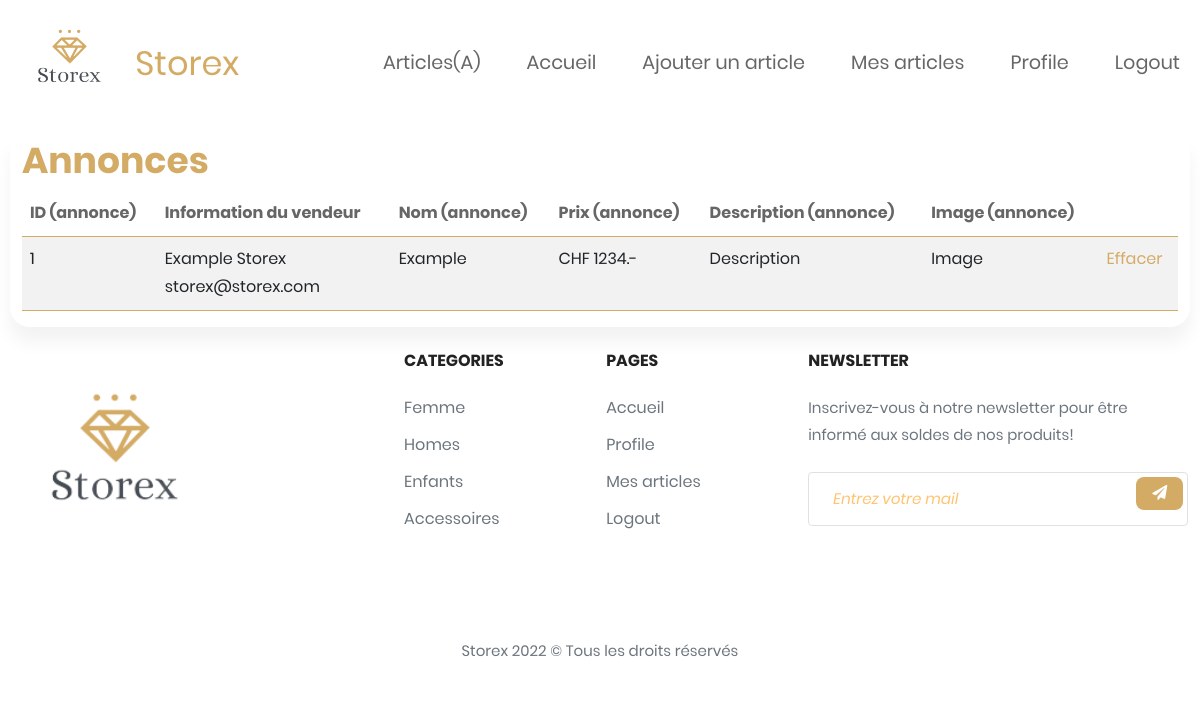
Before: /index.php?action=ManagerArticles (signed in) with the older database file.
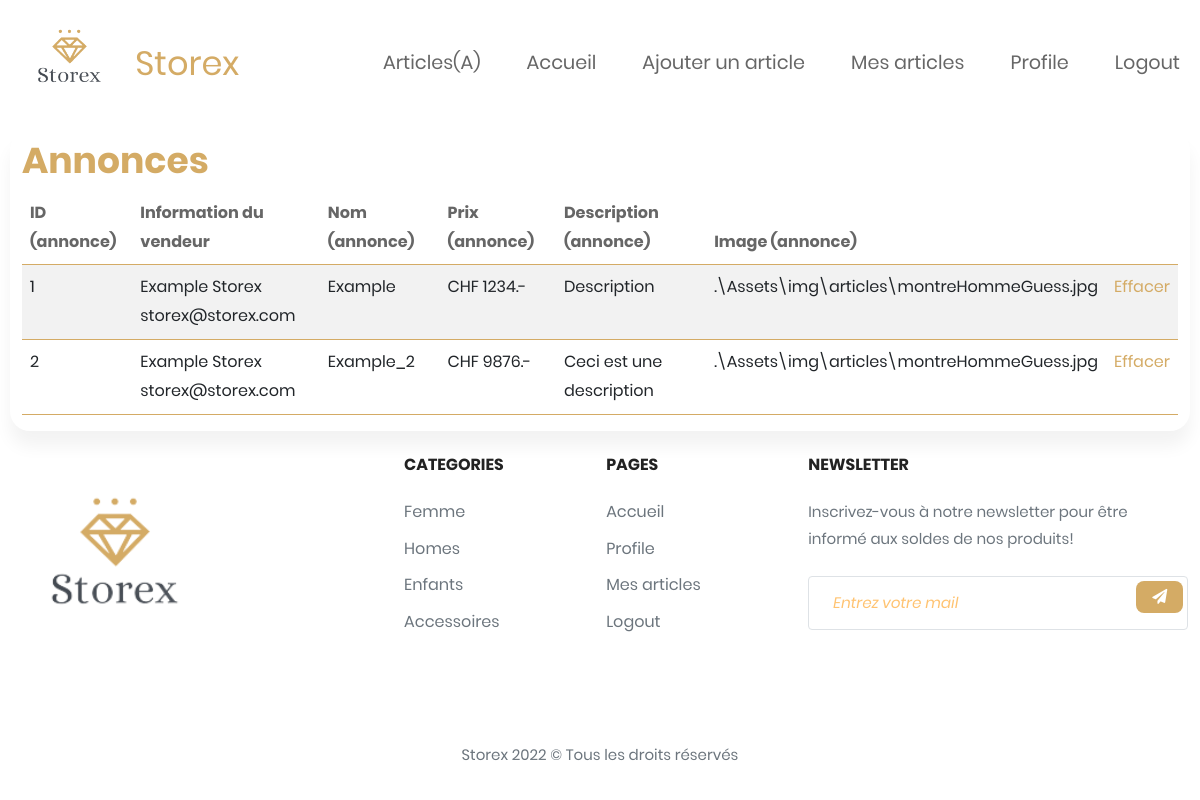
After: the same page with the newer database file.
### tables this page shows
CREATE TABLE IF NOT EXISTS `articles`
(
    `ID`          INT           NOT NULL AUTO_INCREMENT,
    `Name`        VARCHAR(45)   NOT NULL,
    `Price`       DECIMAL(10)   NOT NULL,
    `Description` VARCHAR(1000) NULL,
    `Image`       VARCHAR(50)   NOT NULL,
    `user_ID`     INT           NOT NULL,
    PRIMARY KEY (`ID`),
    UNIQUE INDEX `ID_UNIQUE` (`ID` ASC) VISIBLE,
    INDEX `fk_articles_user1_idx` (`user_ID` ASC) VISIBLE,
    CONSTRAINT `fk_articles_user1`
        FOREIGN KEY (`user_ID`)
            REFERENCES `users` (`ID`)
            ON DELETE NO ACTION
            ON UPDATE NO ACTION
);

CREATE TABLE IF NOT EXISTS `users`
(
    `ID`          INT          NOT NULL AUTO_INCREMENT,
    `FirstName`   VARCHAR(45)  NOT NULL,
    `LastName`    VARCHAR(45)  NOT NULL,
    `PhoneNumber` VARCHAR(20)  NULL,
    `Email`       VARCHAR(45)  NOT NULL,
    `Password`    VARCHAR(256) NOT NULL,
    `usertype_ID` INT          NOT NULL,
    PRIMARY KEY (`ID`),
    UNIQUE INDEX `ID_UNIQUE` (`ID` ASC) VISIBLE,
    UNIQUE INDEX `PhoneNumber_UNIQUE` (`PhoneNumber` ASC) VISIBLE,
    UNIQUE INDEX `Email_UNIQUE` (`Email` ASC) VISIBLE,
    INDEX `fk_user_usertype_idx` (`usertype_ID` ASC) VISIBLE,
    CONSTRAINT `fk_user_usertype`
        FOREIGN KEY (`usertype_ID`)
            REFERENCES `userstypes` (`ID`)
            ON DELETE NO ACTION
            ON UPDATE NO ACTION
);

### Controller/NavigationController.php (called while the page is built, shortened)
<?php
function ManagerArticles()
{
    require "./view/PageArticlesAdmin.php";
}

### Model/dbConnector.php (called while the page is built, shortened)
<?php
function executeQuerySelect($query)
{
    $queryResult = null;
    $dbConnexion = openDBConnexion();
    if ($dbConnexion != null) {
        $statement = $dbConnexion->prepare($query);
        $statement->execute();
        $queryResult = $statement->fetchAll();
    }
    return $queryResult;
}
function openDBConnexion()
{
    $tempDbConnexion = null;
    $sqlDriver = 'mysql';
    $hostname = 'localhost';
    $port = 3306;
    $charset = 'utf8';
    $dbName = 'storex';
    $userName = 'Storex';
    $userPwd = 'Storex2022Password';
    $dsn = $sqlDriver . ':host=' . $hostname . ';dbname=' . $dbName . ';port=' . $port . ';charset=' . $charset;
    try {
        $tempDbConnexion = new PDO($dsn, $userName, $userPwd);
    } catch (PDOException $exception) {
        echo 'Connection failed: ' . $exception->getMessage();
    }
    return $tempDbConnexion;
}

### Controller/ArticlesController.php (called while the page is built, shortened)
<?php
function displayAdminArticles()
{
    require_once 'model/dbConnector.php';
    $articlesQuery = 'SELECT articles.ID, users.LastName, users.Firstname, users.Email, articles.Name, articles.Description, articles.Price, articles.Image FROM storex.articles INNER JOIN storex.users ON articles.user_ID = users.ID;';
    return executeQuerySelect($articlesQuery);
    return getArticles();
}

### View/PageArticlesAdmin.php (the view, shortened to what this page needs)
<?php $articlesResults = displayAdminArticles(); ?>
    <div class="content">
        <div class="container">
            <h2 class="col-6 tm-text-primary">Annonces</h2>
            <div class="table-responsive">
                <table class="table table-striped custom-table">
                    <thead>
                    <tr>
                        <th class="tm-text-gray-dark mb-3" scope="col">ID (annonce)</th>
                        <th class="tm-text-gray-dark mb-3" scope="col">Information du vendeur</th>
                        <th class="tm-text-gray-dark mb-3" scope="col">Nom (annonce)</th>
                        <th class="tm-text-gray-dark mb-3" scope="col">Prix (annonce)</th>
                        <th class="tm-text-gray-dark mb-3" scope="col">Description (annonce)</th>
                        <th class="tm-text-gray-dark mb-3" scope="col">Image (annonce)</th>
                        <th class="tm-text-gray-dark mb-3" scope="col"></th>
                    </tr>
                    </thead>
                    <tbody>
                    <?php foreach ($articlesResults as $result) : ?>
                        <tr scope="row">
                            <td><?= $result['ID']; ?></td>
                            <td><?= $result['LastName']; ?> <?= $result['Firstname']; ?><br><?= $result['Email']; ?></td>
                            <td><?= $result['Name']; ?></td>
                            <td>CHF <?= $result['Price']; ?>.-</td>
                            <td><?= $result['Description']; ?></td>
                            <td><?= $result['Image']; ?></td>
                            <td><a href="index.php?action=deleteArticle&Name=<?= $result['Name']; ?>">Effacer</a></td>
                        </tr>
                    <?php endforeach ?>
                    </tbody>
                </table>
            </div>
        </div>
    </div>
<?php
$content = ob_get_clean();
require 'gabarit.php';
?>

### index.php (shortened to what this page needs)
<?php
require "controller/NavigationController.php";
require "controller/ArticlesController.php";
if (isset($_GET['action'])) {
    $action = $_GET['action'];
    switch ($action) {
        case 'ManagerArticles' :
            ManagerArticles();
            break;
    }
} else {
    home();
}

### View/gabarit.php (shortened to what this page needs)
<!DOCTYPE html>
<html lang="en">
<head>
    <link rel="stylesheet" href="Assets/css/bootstrap.min.css">
    <link rel="stylesheet" href="Assets/fontawesome/css/all.min.css">
    <link rel="stylesheet" href="Assets/css/templatemo-style.css">
    <link rel="stylesheet" href="Assets/styles/footer.css">
    <link rel="stylesheet" href="Assets/styles/addfile.css">
    <link rel="stylesheet" href="Assets/styles/FormsRegister_Login.css">
    <link rel="stylesheet" href="Assets/styles/PageHome.css">
    <link rel="stylesheet" href="Assets/material-icon/css/material-design-iconic-font.min.css">
</head>
<body>
<nav class="navbar navbar-expand-lg">
    <div class="container-fluid">
        <a class="navbar-brand" href="index.php?action=home">
            <img src="Assets/img/logonobg.png" alt="HTML5 Icon" style="width:115px;height:115px;">
            Storex
        </a>
        <div class="collapse navbar-collapse" id="navbarSupportedContent">
            <ul class="navbar-nav ml-auto mb-2 mb-lg-0">
                <?php if (!isset($_SESSION['UserEmail']) ||
                    (!isset($_GET['action'])) ||
                    ((@$_GET['action'] == "logout"))) : ?>
                    <li class="nav-item">
                        <a class="nav-link nav-link-home" aria-current="page" href="index.php?action=home">Accueil</a>
                    </li>
                    <li class="nav-item">
                        <a class="nav-link nav-link-login" href="index.php?action=login">Connexion</a>
                    </li>
                    <li class="nav-item">
                        <a class="nav-link nav-link-register" href="index.php?action=register">S'enregistrer</a>
                    </li>
                <?php else : ?>
                    <li class="nav-item">
                    <a class="nav-link nav-link-home" aria-current="page" href="index.php?action=ManagerArticles">Articles(A)</a>
                    <li class="nav-item">
                        <a class="nav-link nav-link-home" aria-current="page" href="index.php?action=home">Accueil</a>
                    </li>
                    <li class="nav-item">
                        <a class="nav-link nav-link-default" href="index.php?action=addArticle">Ajouter un article</a>
                    </li>
                    <li class="nav-item">
                        <a class="nav-link nav-link-default" href="index.php?action=myArticles">Mes articles</a>
                    </li>
                    <li class="nav-item">
                        <a class="nav-link nav-link-default" href="index.php?action=profile">Profile</a>
                    </li>
                    <li class="nav-item">
                        <a class="nav-link nav-link-logout" href="index.php?action=logout">Logout</a>
                    </li>
                <?php endif; ?>
            </ul>
        </div>
    </div>
</nav>
<?= $content; ?>
<div class="ft_1">
    <div class="row py-4">
        <div class="col-lg-4 col-md-6 mb-4 mb-lg-0">
            <img src="Assets/img/logonobg.png" alt="" width="230" class="mb-3">
        </div>
        <div class="col-lg-2 col-md-6 mb-4 mb-lg-0">
            <h6 class="text-uppercase font-weight-bold mb-4">Categories</h6>
            <ul class="list-unstyled mb-0">
                <li class="mb-2"><a href="index.php?action=WomenCategory" class="text-muted">Femme</a></li>
                <li class="mb-2"><a href="index.php?action=ManCategory" class="text-muted">Homes</a></li>
                <li class="mb-2"><a href="index.php?action=KidsCategory" class="text-muted">Enfants</a></li>
                <li class="mb-2"><a href="index.php?action=AccessoriesCategory" class="text-muted">Accessoires</a>
                </li>
            </ul>
        </div>
        <div class="col-lg-2 col-md-6 mb-4 mb-lg-0">
            <h6 class="text-uppercase font-weight-bold mb-4">Pages</h6>
            <ul class="list-unstyled mb-0">
                <?php if (!isset($_SESSION['UserEmail']) ||
                    (!isset($_GET['action'])) ||
                    ((@$_GET['action'] == "logout"))) : ?>
                    <li class="nav-item">
                    <li class="mb-2"><a href="index.php?action=home" class="text-muted">Accueil</a></li>
                    <li class="nav-item">
                    <li class="mb-2"><a href="index.php?action=login" class="text-muted">Connexion</a></li>
                    <li class="nav-item">
                    <li class="mb-2"><a href="index.php?action=register" class="text-muted">S'enregistrer</a></li>
                <?php else : ?>
                    <li class="nav-item">
                    <li class="mb-2"><a href="index.php?action=home" class="text-muted">Accueil</a></li>
                    <li class="nav-item">
                    <li class="mb-2"><a href="index.php?action=profile" class="text-muted">Profile</a></li>
                    <li class="nav-item">
                    <li class="mb-2"><a href="index.php?action=myArticles" class="text-muted">Mes articles</a></li>
                    <li class="nav-item">
                    <li class="mb-2"><a href="index.php?action=logout" class="text-muted">Logout</a></li>
                <?php endif; ?>
            </ul>
        </div>
        <div class="col-lg-4 col-md-6 mb-lg-0">
            <h6 class="text-uppercase font-weight-bold mb-4">Newsletter</h6>
            <p class="text-muted mb-4">
                Inscrivez-vous à notre newsletter pour être informé aux soldes de nos produits!
            </p>
            <div class="p-1 rounded border">
                <div class="input-group">
                    <input
                            type="email"
                            placeholder="Entrez votre mail"
                            aria-describedby="button-addon1"
                            class="form-control border-0 shadow-0">
                    <div class="input-group-append">
                        <button
                                id="button-addon1"
                                type="submit"
                                class="btn btn-link">
                            <i class="fa fa-paper-plane"></i>
                        </button>
                    </div>
                </div>
            </div>
        </div>
    </div>
</div>
<div class="bg-white py-2">
    <div class="ft_1 text-center">
        <p class="text-muted mb-0 py-2">Storex 2022 © Tous les droits réservés</p>
    </div>
</div>
</body>
</html>

### Assets/css/templatemo-style.css (style rules this page uses)
p { line-height: 1.8; }
a { text-decoration: none; transition: all 0.3s ease; }
.container-fluid { max-width: 1770px; }
.btn { border-radius: 0; }
.form-control { padding: 10px 20px; width: 100%; height: auto; }
.navbar-brand { color: #D4AB65; font-size: 2.1rem; }
.tm-text-primary { color: #D4AB65; }
.nav-item { margin-right: 30px; }
.nav-item:last-child { margin-right: 0; }
.nav-link { color: #666666; border-bottom: 4px solid transparent; font-size: 1.2rem; }
p, .tm-text-gray { color: #999; }
.tm-text-gray-dark { color: #666; }
.form-control, input:-internal-autofill-selected, select:not([multiple]) { color: #009999 !important; }
.form-control::placeholder { color: #009999; opacity: 1; }

### Assets/styles/footer.css (style rules this page uses)
.form-control::placeholder { font-size: 0.95rem; color: #ffc371; font-style: italic; }

### Assets/styles/addfile.css (style rules this page uses)
.btn { color: white; background-color: #D4AB65; padding: 4px 15px; border-radius: 8px; font-size: 15px; font-weight: bold; cursor: pointer !important; }

### Assets/styles/FormsRegister_Login.css (style rules this page uses)
input, select, textarea { outline: none; appearance: unset !important; -moz-appearance: unset !important; -webkit-appearance: unset !important; -o-appearance: unset !important; -ms-appearance: unset !important; }
img { max-width: 100%; height: auto; }
p { margin-bottom: 0px; font-size: 15px; color: #777; }
h2 { line-height: 1.66; margin: 0; padding: 0; font-weight: bold; color: #222; font-family: Poppins; font-size: 36px; }
body { line-height: 1.8; color: #222; font-weight: 400; font-family: Poppins; }
.container { width: 900px; margin: 0 auto; box-shadow: 0px 15px 16.83px 0.17px rgba(0, 0, 0, 0.05); -moz-box-shadow: 0px 15px 16.83px 0.17px rgba(0, 0, 0, 0.05); -webkit-box-shadow: 0px 15px 16.83px 0.17px rgba(0, 0, 0, 0.05); -o-box-shadow: 0px 15px 16.83px 0.17px rgba(0, 0, 0, 0.05); -ms-box-shadow: 0px 15px 16.83px 0.17px rgba(0, 0, 0, 0.05); border-radius: 20px; -moz-border-radius: 20px; -webkit-border-radius: 20px; -o-border-radius: 20px; -ms-border-radius: 20px; }
input { width: 100%; display: block; border: none; border-bottom: 1px solid #999; padding: 6px 30px; font-family: Poppins; box-sizing: border-box; }
@media screen { .container { width: calc(100% - 20px); max-width: 100%; } }
@media screen and (min-width: 1024px) { .container { max-width: 1200px; } }

Changed rows visible on the page:
changed articles "Description": Image "Image" → ".\\Assets\\img\\articles\\montreHommeGuess.jpg"
added articles: ID "2", user_ID.LastName "Example", user_ID.FirstName "Storex", user_ID.Email "storex@storex.com", Name "Example_2", Price "9876", Description "Ceci est une description", Image ".\\Assets\\img\\articles\\montreHommeGuess.jpg"
